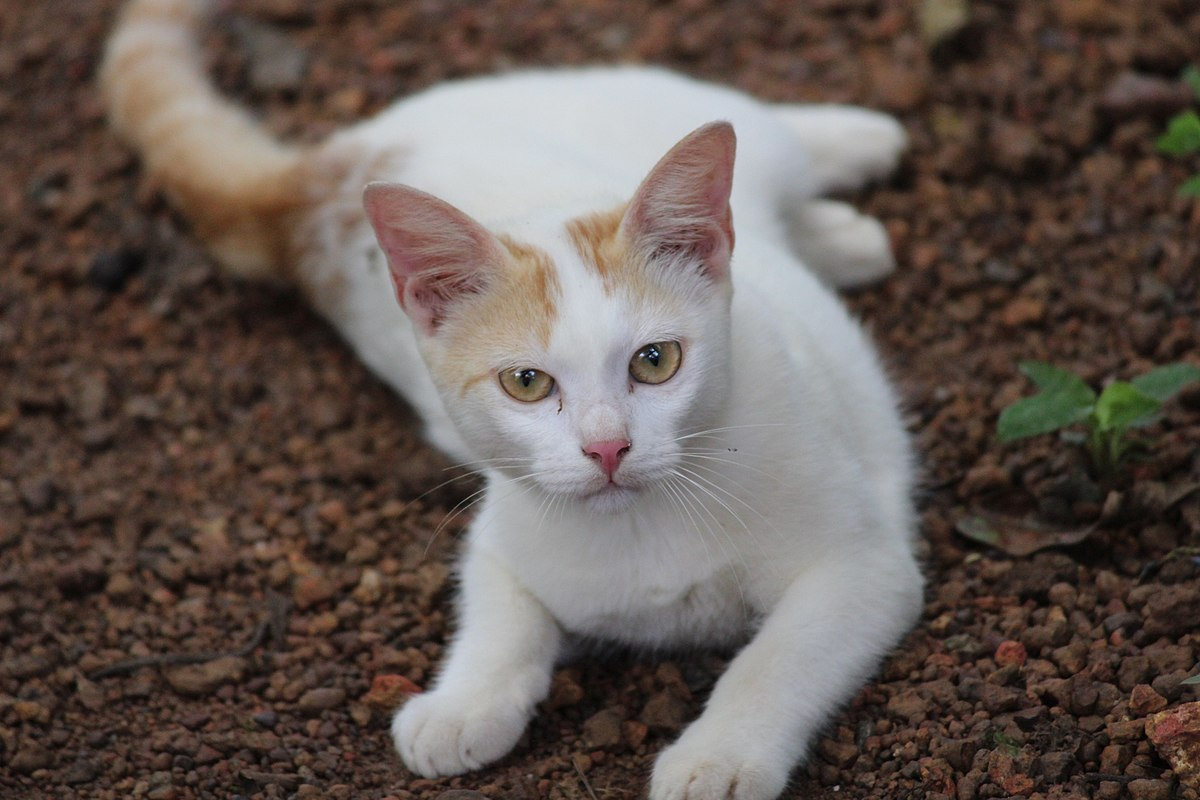
#> input picture test.jpg, 1200 x 800 px
$ python main.py
#> lines starting #> are read from the running program, lines starting #| are printed output that depends on the picture
from PIL import Image

RawImage = Image.open("test.jpg")
#> RawImage is the input picture: PIL image 1200x800 RGB; mean R, G, B 99.8, 88.2, 82.2


image = RawImage.resize((100,60)) ## target size
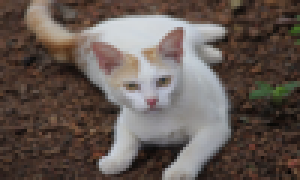
#> image: PIL image 100x60 RGB (shown 3 times larger); mean R, G, B 99.8, 88.2, 82.1

width = image.width
#> width = 100
height = image.height
#> height = 60

print(width, " ", height);
#| 100   60

ASCII_CHARS = "@%#*+=-:. "


for y in range(0,height):
	for x in range(0,width):
		colors = image.getpixel((x,y))
		LumianceLevel = int((0.2126*colors[0] + 0.7152*colors[1] + 0.0722*colors[2]))
		index = min(LumianceLevel // (255//len(ASCII_CHARS)), len(ASCII_CHARS)-1)
		print(ASCII_CHARS[index],end="")
	print()
